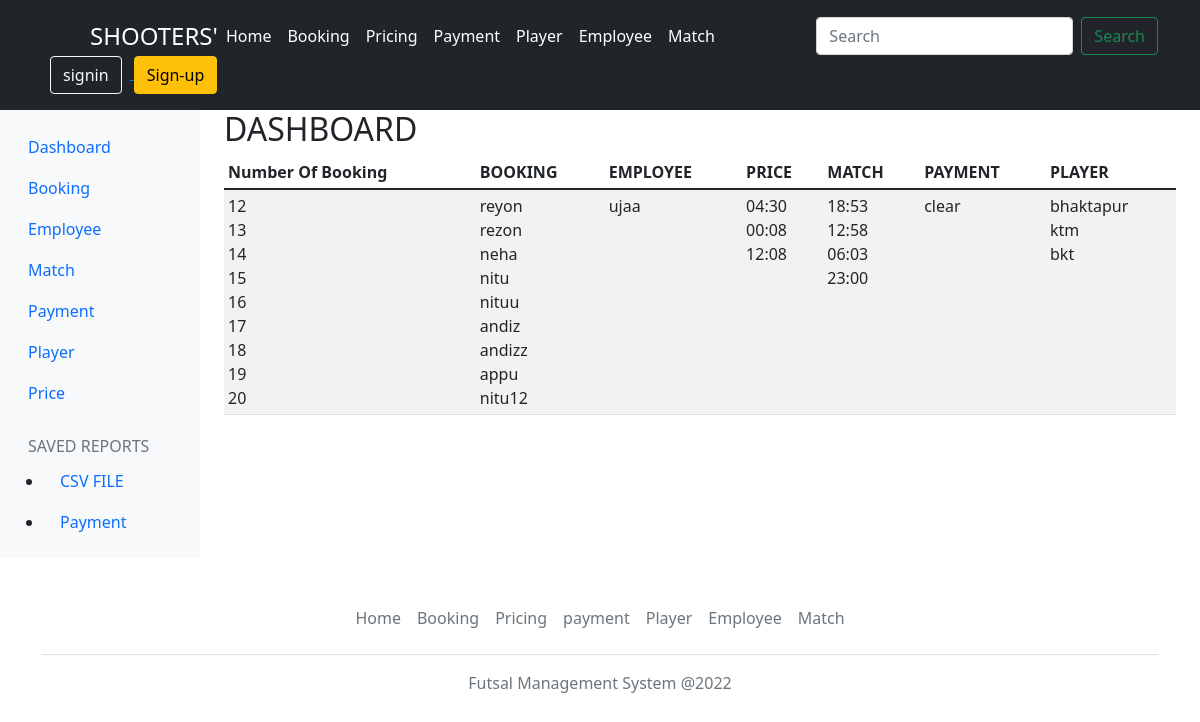
/dashboard/, run on the app's committed database.
### app/models.py (models this page shows, shortened)
class Booking(models.Model):
    booker_name = models.CharField(max_length=80,unique=True)
    start_time = models.TextField(blank=True, null=True)
    end_time = models.TextField(blank=True, null=True)
    price = models.TextField(blank=True, null=True)
    contactnumber = models.TextField(blank=True, null=True)

class Employee(models.Model):
    employee_name = models.CharField(max_length=80, unique= True)
    address = models.TextField(blank=True, null=True)
    citizenshipnumber= models.TextField(blank=True, null=True)
    contactnumber = models.TextField(blank=True, null=True)
    post = models.TextField(blank=True, null=True)

class Price(models.Model):
    start_time = models.TextField(blank=True, unique= True)
    price = models.IntegerField(default=True)
    end_time = models.TextField(blank=True, null=True)
    day = models.TextField(blank=True, null=True)

class Match(models.Model):
    start_time = models.TextField(blank=True, unique= True)
    end_time = models.TextField(blank=True, null=True)
    duration = models.TextField(blank=True, null=True)
    price = models.TextField(blank=True, null=True)

class Payment(models.Model):
    status = models.CharField(max_length=100, unique= True)
    amount = models.TextField(blank=True, null=True)
    method= models.TextField(blank=True, null=True)
    Teamname = models.CharField(max_length=80,default=True)
    address = models.TextField(blank=True)
    email = models.EmailField(blank=True)
    match = models.OneToOneField(Match,on_delete=models.PROTECT,null=True,blank=True)
    player = models.ForeignKey(Player,on_delete=models.PROTECT,null=True,blank=True)

class Player(models.Model):
    player_Teamname = models.CharField(max_length=80, unique= True)
    address = models.TextField(blank=True, null=True)
    contactnumber = models.TextField(blank=True, null=True)

### app/views.py (the view)
# urls.py: path('dashboard/',views.Dashboard, name="dashboard"),
def Dashboard(request):
    booking=Booking.objects.all()
    price=Price.objects.all()
    player=Player.objects.all()
    employee=Employee.objects.all()
    match=Match.objects.all()
    payment=Payment.objects.all()
    context={"data":booking,"a":employee,"b":price,"mat":match,"payment":payment,"e":player}
    return render(request, 'dashboard.html',context)

### templates/dashboard.html (shortened to what this page needs)
{% load static %}
<!DOCTYPE html>
<html lang="en">
<head>
    <link rel="stylesheet" href="{% static 'css/bootstrap.min.css' %}" />
</head>
<body>
    <header class="p-3 bg-dark text-white">
        <div class="container">
            <div class="d-flex flex-wrap align-items-center justify-content-center justify-content-lg-start">
                <a href="/" class="d-flex align-items-center mb-2 mb-lg-0 text-white text-decoration-none">
                    <svg class="bi me-2" width="40" height="32" role="img" aria-label="Bootstrap">
                        <use xlink:href="#bootstrap" />
                    </svg>
                    <span class="fs-4">SHOOTERS'</span>
                </a>
                <ul class="nav col-12 col-lg-auto me-lg-auto mb-2 justify-content-center mb-md-0">
                    <li><a href="{% url 'home' %}" class="nav-link px-2 text-white">Home</a></li>
                    <li><a href="{% url 'booking' %}" class="nav-link px-2 text-white">Booking</a></li>
                    <li><a href="{% url 'price' %}" class="nav-link px-2 text-white">Pricing</a></li>
                    <li><a href="{% url 'payment' %}" class="nav-link px-2 text-white">Payment</a></li>
                    <li><a href="{% url 'player' %}" class="nav-link px-2 text-white">Player</a></li>
                    <li><a href="{% url 'employee' %}" class="nav-link px-2 text-white">Employee</a></li>
                    <li><a href="{% url 'match' %}" class="nav-link px-2 text-white">Match</a></li>
                </ul>
                <form class="d-flex" role="search" method="get" action="{% url 'search' %}">
                    <input class="form-control me-2" type="search" placeholder="Search" id="query" name="query"
                        aria-label="Search">
                    <button class="btn btn-outline-success" type="submit" name="submit">Search</button>
                </form>
                <div class="text-end">
                    <a href="/signin">
                        <button type="button" class="btn btn-outline-light mx-2">signin</button>
                    </a>
                    <a href="/signup">
                        <button type="button" class="btn btn-warning">Sign-up</button>
                    </a>
                </div>
            </div>
        </div>
    </header>
    <div class="container-fluid">
        <div class="row">
            <nav id="sidebarMenu" class="col-md-3 col-lg-2 d-md-block bg-light sidebar collapse">
                <div class="position-sticky pt-3">
                    <ul class="nav flex-column">
                        <li class="nav-item">
                            <a class="nav-link active" aria-current="page" href="#">
                                Dashboard
                            </a>
                        </li>
                        <li class="nav-item">
                            <a class="nav-link" href="{% url 'bookingdata' %}">
                                Booking
                            </a>
                        </li>
                        <li class="nav-item">
                            <a class="nav-link" href="{% url 'employeedata' %}">
                                Employee
                            </a>
                        </li>
                        <li class="nav-item">
                            <a class="nav-link" href="{% url 'matchdata' %}">
                                Match
                            </a>
                        </li>
                        <li class="nav-item">
                            <a class="nav-link" href="{% url 'paymentdata' %}">
                                Payment
                            </a>
                        </li>
                        <li class="nav-item">
                            <a class="nav-link" href="{% url 'playerdata' %}">
                                Player
                            </a>
                        </li>
                        <li class="nav-item">
                            <a class="nav-link" href="{% url 'pricedata' %}">
                                Price
                            </a>
                        </li>
                    </ul>
                    <h6
                        class="sidebar-heading d-flex justify-content-between align-items-center px-3 mt-4 mb-1 text-muted text-uppercase">
                        <span>Saved reports</span>
                    </h6>
                    <ul>
                        <li class="nav-item">
                            <a class="nav-link" href="{% url 'csv' %}">
                                CSV FILE
                            </a>
                        </li>
                        <li class="nav-item">
                            <a class="nav-link" href="{% url 'payment' %}">
                                Payment
                            </a>
                        </li>
                    </ul>
                </div>
            </nav>
            <main class="col-md-9 ms-sm-auto col-lg-10 px-md-4">
                <h2>DASHBOARD</h2>
                <div class="table-responsive">
                    <table class="table table-striped table-sm">
                        <thead>
                            <tr>
                                <th scope="col">Number Of Booking</th>
                                <th scope="col">BOOKING</th>
                                <th scope="col">EMPLOYEE</th>
                                <th scope="col">PRICE</th>
                                <th scope="col">MATCH</th>
                                <th scope="col">PAYMENT</th>
                                <th scope="col">PLAYER</th>
                            </tr>
                        </thead>
                        <tbody>
                            <td>
                                {% for details in data %}
                                {{details.id}}<br>
                                {% endfor %}
                            </td>
                            <td>
                                {% for details in data %}
                                {{details.booker_name}}<br>
                                {% endfor %}
                            </td>
                            <td>
                                {% for detail in a %}
                                {{detail.employee_name}}<br>
                                {% endfor %}
                            </td>
                            <td>
                                {% for detai in b %}
                                {{detai.start_time}}<br>
                                {% endfor %}
                            </td>
                            <td>
                                {% for deta in mat %}
                                {{deta.end_time}}<br>
                                {% endfor %}
                            </td>
                            <td>
                                {% for det in payment %}
                                {{det.status}}<br>
                                {% endfor %}
                            </td>
                            <td>
                                {% for de in e %}
                                {{de.address}}<br>
                                {% endfor %}
                            </td>
                        </tbody>
                    </table>
                </div>
            </main>
        </div>
    </div>
    <div class="container">
        <footer class="py-3 my-4">
            <ul class="nav justify-content-center border-bottom pb-3 mb-3">
                <li class="nav-item"><a href="{% url 'home' %}" class="nav-link px-2 text-muted">Home</a></li>
                <li class="nav-item"><a href="{% url 'booking' %}" class="nav-link px-2 text-muted">Booking</a></li>
                <li class="nav-item"><a href="{% url 'price' %}" class="nav-link px-2 text-muted">Pricing</a></li>
                <li class="nav-item"><a href="{% url 'payment' %}" class="nav-link px-2 text-muted">payment</a></li>
                <li class="nav-item"><a href="{% url 'player' %}" class="nav-link px-2 text-muted">Player</a></li>
                <li class="nav-item"><a href="{% url 'employee' %}" class="nav-link px-2 text-muted">Employee</a></li>
                <li class="nav-item"><a href="{% url 'match' %}" class="nav-link px-2 text-muted">Match</a></li>
            </ul>
            <p class="text-center text-muted">Futsal Management System @2022</p>
        </footer>
    </div>
</body>
</html>

### data on the page
Booking: id "12", booker_name "reyon"
Booking: id "13", booker_name "rezon"
Booking: id "14", booker_name "neha"
Booking: id "15", booker_name "nitu"
Booking: id "16", booker_name "nituu"
Booking: id "17", booker_name "andiz"
Booking: id "18", booker_name "andizz"
Booking: id "19", booker_name "appu"
Booking: id "20", booker_name "nitu12"
Employee: employee_name "ujaa"
Price: start_time "04:30"
Price: start_time "00:08"
Price: start_time "12:08"
Match: end_time "18:53"
Match: end_time "12:58"
Match: end_time "06:03"
Match: end_time "23:00"
Payment: status "clear"
Player: address "bhaktapur"
Player: address "ktm"
Player: address "bkt"
